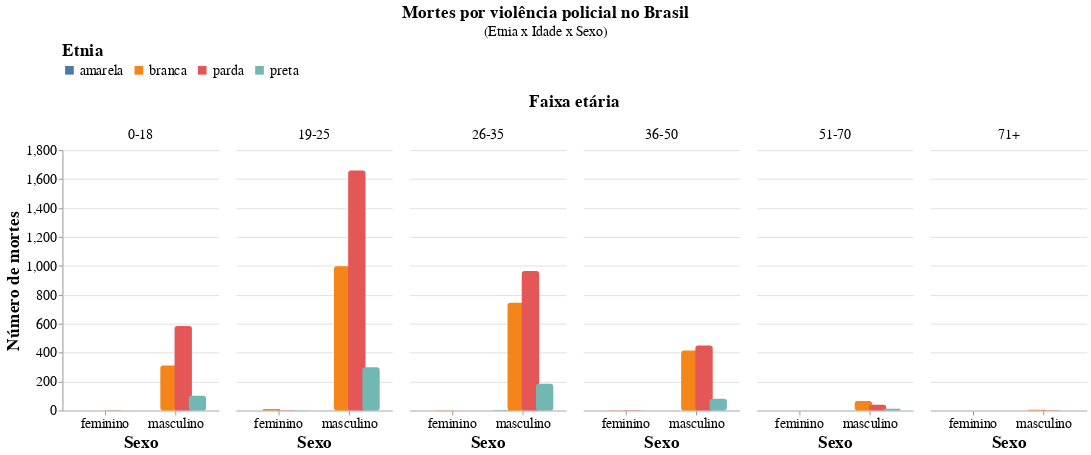

Source (notebook cell):
### Code cell
chart_title = alt.TitleParams(
    'Mortes por violência policial no Brasil',
    subtitle="(Etnia x Idade x Sexo)"
)

chart = alt.Chart(df_idade_sexo_cor_mortes_policia, title = chart_title).mark_bar(
    width=20,
    cornerRadius=3
).encode(
    x=alt.X('sexo_pessoa:N',
            title='Sexo',
            axis=alt.Axis(labelAngle=0, labelFontSize=16, titleFontSize=20)),
    
    y=alt.Y('contagem:Q',
            aggregate='sum',
            title='Número de mortes',
            axis=alt.Axis(labelAngle=0, labelFontSize=16, titleFontSize=20)),
    
    color=alt.Color('cor_pele:N',
                    title='Etnia',
                    legend=alt.Legend(labelFontSize=16, titleFontSize=20, orient='top')),
    
    column=alt.Column('faixa_etaria:N',
                        title='Faixa etária',
                        header=alt.Header(labelFontSize=16, titleFontSize=20)),
    
    xOffset=alt.XOffset('cor_pele:N')  # This creates the side-by-side bars
).properties(
    width=180,  # Adjust per facet
).configure_view(
    strokeOpacity=0
).configure_axis(
    labelFontSize=12,
    titleFontSize=14
).configure_title(
    fontSize = 20,
    anchor='middle',
    subtitleFontSize=16
)

chart

### Figure 1 — Vega-Lite specification as saved in the notebook (floating-point values rounded to 4 significant figures)
{"config": {"view": {"continuousWidth": 300, "continuousHeight": 300, "strokeOpacity": 0}, "axis": {"labelFontSize": 12, "titleFontSize": 14}, "title": {"anchor": "middle", "fontSize": 20, "subtitleFontSize": 16}}, "data": {"name": "data-8898a496001a7b3e81a30a08c4786fe5"}, "mark": {"type": "bar", "cornerRadius": 3, "width": 20}, "encoding": {"color": {"field": "cor_pele", "legend": {"labelFontSize": 16, "orient": "top", "titleFontSize": 20}, "title": "Etnia", "type": "nominal"}, "column": {"field": "faixa_etaria", "header": {"labelFontSize": 16, "titleFontSize": 20}, "title": "Faixa etária", "type": "nominal"}, "x": {"axis": {"labelAngle": 0, "labelFontSize": 16, "titleFontSize": 20}, "field": "sexo_pessoa", "title": "Sexo", "type": "nominal"}, "xOffset": {"field": "cor_pele", "type": "nominal"}, "y": {"aggregate": "sum", "axis": {"labelAngle": 0, "labelFontSize": 16, "titleFontSize": 20}, "field": "contagem", "title": "Número de mortes", "type": "quantitative"}}, "title": {"text": "Mortes por violência policial no Brasil", "subtitle": "(Etnia x Idade x Sexo)"}, "width": 180, "$schema": "https://vega.github.io/schema/vega-lite/v5.20.1.json", "datasets": {"data-8898a496001a7b3e81a30a08c4786fe5": [{"faixa_etaria": "0-18", "sexo_pessoa": "feminino", "cor_pele": "branca", "contagem": 1}, {"faixa_etaria": "0-18", "sexo_pessoa": "feminino", "cor_pele": "parda", "contagem": 3}, {"faixa_etaria": "0-18", "sexo_pessoa": "feminino", "cor_pele": "preta", "contagem": 1}, {"faixa_etaria": "0-18", "sexo_pessoa": "masculino", "cor_pele": "amarela", "contagem": 1}, {"faixa_etaria": "0-18", "sexo_pessoa": "masculino", "cor_pele": "branca", "contagem": 312}, {"faixa_etaria": "0-18", "sexo_pessoa": "masculino", "cor_pele": "parda", "contagem": 584}, {"faixa_etaria": "0-18", "sexo_pessoa": "masculino", "cor_pele": "preta", "contagem": 102}, {"faixa_etaria": "19-25", "sexo_pessoa": "feminino", "cor_pele": "branca", "contagem": 10}, {"faixa_etaria": "19-25", "sexo_pessoa": "feminino", "cor_pele": "parda", "contagem": 3}, {"faixa_etaria": "19-25", "sexo_pessoa": "feminino", "cor_pele": "preta", "contagem": 2}, {"faixa_etaria": "19-25", "sexo_pessoa": "masculino", "cor_pele": "amarela", "contagem": 1}, {"faixa_etaria": "19-25", "sexo_pessoa": "masculino", "cor_pele": "branca", "contagem": 998}, {"faixa_etaria": "19-25", "sexo_pessoa": "masculino", "cor_pele": "parda", "contagem": 1659}, {"faixa_etaria": "19-25", "sexo_pessoa": "masculino", "cor_pele": "preta", "contagem": 300}, {"faixa_etaria": "26-35", "sexo_pessoa": "feminino", "cor_pele": "branca", "contagem": 3}, {"faixa_etaria": "26-35", "sexo_pessoa": "masculino", "cor_pele": "amarela", "contagem": 3}, {"faixa_etaria": "26-35", "sexo_pessoa": "masculino", "cor_pele": "branca", "contagem": 746}, {"faixa_etaria": "26-35", "sexo_pessoa": "masculino", "cor_pele": "parda", "contagem": 964}, {"faixa_etaria": "26-35", "sexo_pessoa": "masculino", "cor_pele": "preta", "contagem": 185}, {"faixa_etaria": "36-50", "sexo_pessoa": "feminino", "cor_pele": "branca", "contagem": 3}, {"faixa_etaria": "36-50", "sexo_pessoa": "feminino", "cor_pele": "parda", "contagem": 2}, {"faixa_etaria": "36-50", "sexo_pessoa": "masculino", "cor_pele": "branca", "contagem": 416}, {"faixa_etaria": "36-50", "sexo_pessoa": "masculino", "cor_pele": "parda", "contagem": 450}, {"faixa_etaria": "36-50", "sexo_pessoa": "masculino", "cor_pele": "preta", "contagem": 81}, {"faixa_etaria": "51-70", "sexo_pessoa": "feminino", "cor_pele": "branca", "contagem": 1}, {"faixa_etaria": "51-70", "sexo_pessoa": "masculino", "cor_pele": "branca", "contagem": 66}, {"faixa_etaria": "51-70", "sexo_pessoa": "masculino", "cor_pele": "parda", "contagem": 40}, {"faixa_etaria": "51-70", "sexo_pessoa": "masculino", "cor_pele": "preta", "contagem": 13}, {"faixa_etaria": "71+", "sexo_pessoa": "feminino", "cor_pele": "branca", "contagem": 1}, {"faixa_etaria": "71+", "sexo_pessoa": "masculino", "cor_pele": "branca", "contagem": 5}, {"faixa_etaria": "71+", "sexo_pessoa": "masculino", "cor_pele": "parda", "contagem": 2}]}}
